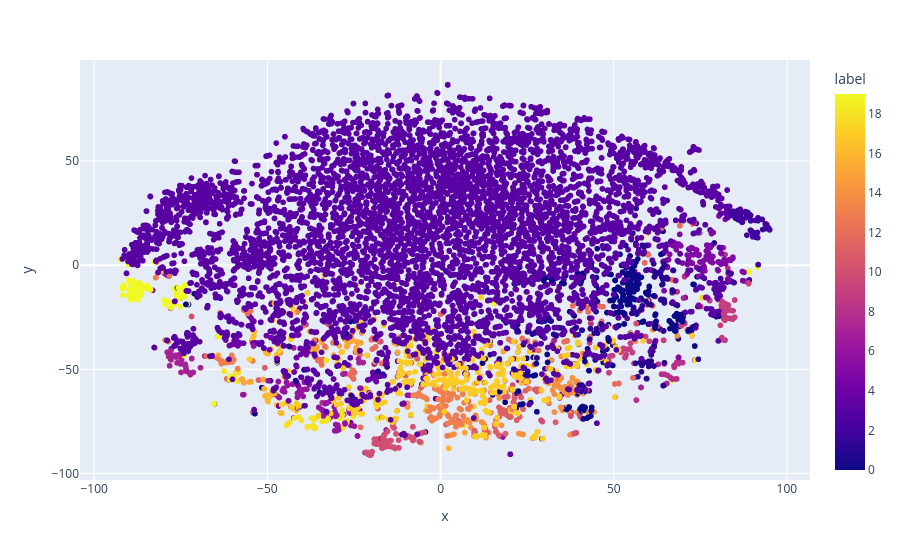

Write notebook code for a chart like this one.
### Code cell
import plotly.express as px

fig = px.scatter(df_tsne, x="x", y="y",  hover_data=['word'], color="label")
fig.show()

### Figure 1 — Plotly figure (JSON) as saved in the notebook; plotly's stock layout.template omitted (floating-point values rounded to 4 significant figures; data arrays with more than 128 entries replaced by an {"elided": "..."} marker saying what was removed)
{"data": [{"customdata": {"elided": "10682x1 str values"}, "hovertemplate": "x=%{x}<br>y=%{y}<br>word=%{customdata[0]}<br>label=%{marker.color}<extra></extra>", "legendgroup": "", "marker": {"color": {"elided": "10682 int values"}, "coloraxis": "coloraxis", "symbol": "circle"}, "mode": "markers", "name": "", "showlegend": false, "type": "scattergl", "x": {"elided": "10682 float values"}, "xaxis": "x", "y": {"elided": "10682 float values"}, "yaxis": "y"}], "layout": {"coloraxis": {"colorbar": {"title": {"text": "label"}}, "colorscale": [[0, "#0d0887"], [0.1111, "#46039f"], [0.2222, "#7201a8"], [0.3333, "#9c179e"], [0.4444, "#bd3786"], [0.5556, "#d8576b"], [0.6667, "#ed7953"], [0.7778, "#fb9f3a"], [0.8889, "#fdca26"], [1, "#f0f921"]]}, "legend": {"tracegroupgap": 0}, "margin": {"t": 60}, "xaxis": {"anchor": "y", "domain": [0, 1], "title": {"text": "x"}}, "yaxis": {"anchor": "x", "domain": [0, 1], "title": {"text": "y"}}}}
